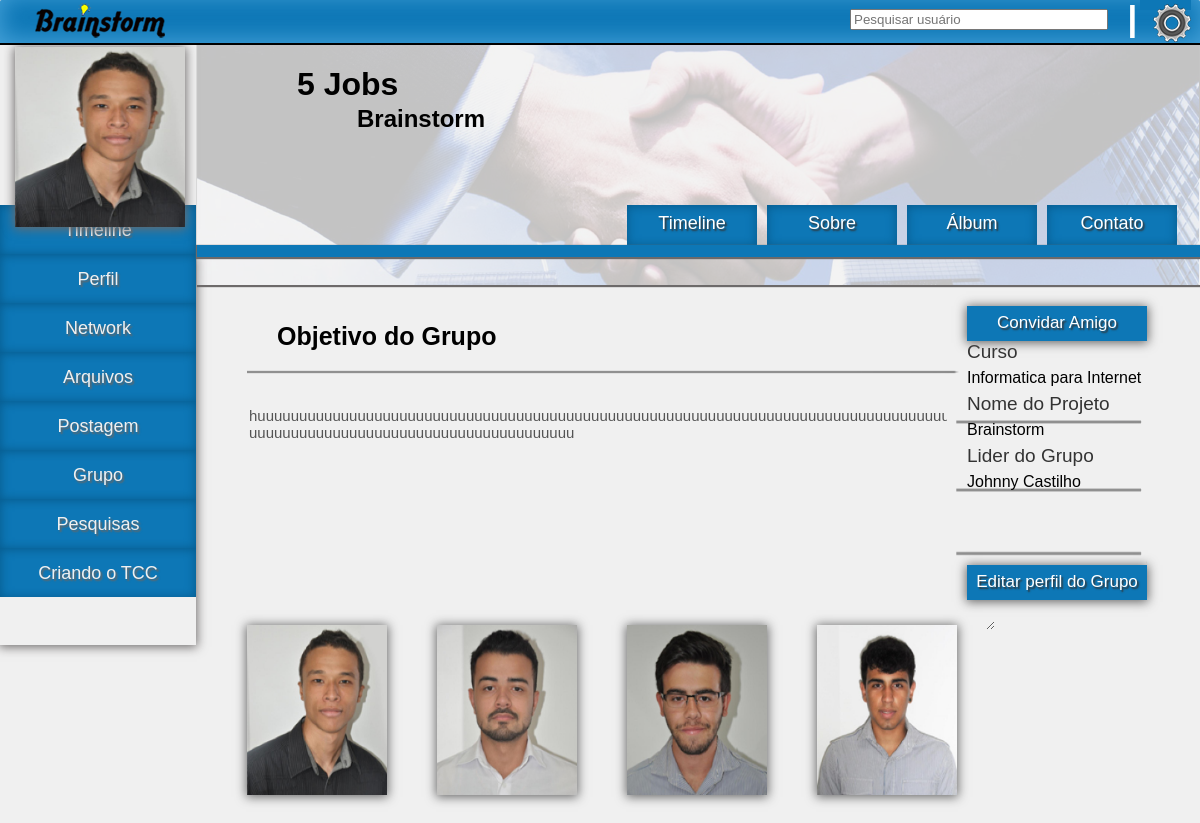
The app's page /login/grupo_sobre.php (signed in) with its own data.
### tables this page shows
CREATE TABLE IF NOT EXISTS `grupo` (
  `cod_grupo` int(5) NOT NULL AUTO_INCREMENT,
  `id_usuario` int(5) DEFAULT NULL,
  `curso_grupo` varchar(25) DEFAULT NULL,
  `nome_grupo` varchar(20) DEFAULT NULL,
  `id_usuario_lider` int(5) DEFAULT NULL,
  `objetivo_grupo` varchar(300) DEFAULT NULL,
  `tema_grupo` varchar(20) DEFAULT NULL,
  PRIMARY KEY (`cod_grupo`),
  KEY `id_usuario` (`id_usuario`),
  KEY `id_usuario_lider` (`id_usuario_lider`)
);

CREATE TABLE IF NOT EXISTS `usuario` (
  `id_usuario` int(5) NOT NULL AUTO_INCREMENT,
  `cod_grupo` int(5) DEFAULT NULL,
  `login_usuario` varchar(20) DEFAULT NULL,
  `dtnasc_usuario` date DEFAULT NULL,
  `ultimo_acesso_usuario` date DEFAULT NULL,
  `sexo_usuario` varchar(10) DEFAULT NULL,
  `senha_usuario` varchar(15) DEFAULT NULL,
  `endereco_usuario` varchar(50) DEFAULT NULL,
  `nome_usuario` varchar(50) DEFAULT NULL,
  `curso_usuario` varchar(30) DEFAULT NULL,
  `email_usuario` varchar(50) DEFAULT NULL,
  `objetivo_usuario` varchar(300) DEFAULT NULL,
  PRIMARY KEY (`id_usuario`),
  KEY `cod_grupo` (`cod_grupo`)
);

### login/grupo_sobre.php (the view, shortened to what this page needs)
<!doctype html>
<html>
<head>
<link rel="stylesheet" type="text/css" href="css/topo.css" />
<link rel="stylesheet" type="text/css" href="css/conteudo_grupo.css" />
<body>
<div id="pagina">
   				 		<div id="topo">
                        <img src="images/logo.png" class="logo" />
                        <div id="barra_inf"></div>
            			</div>
                         <form class="form_search" action="exibe_pesquisa.php" method="post">
                        	<input type="text" name="searchbox" placeholder="Pesquisar usuário" />
                        </form>
                        <div class="sep"><img src="images/sep.png" height="33" width="5" /></div>
                        <div class="config">
                            <ul class="no-js">
                                <li>
                                    <a class="clicker"><img src="images/engrenagem-hi.png" alt="Icon"></a>
                                </li>
                            </ul>
                        </div>
            <div id="menu_lateral">
            		<div id="foto_perfil">
                    	<?php include ("exibir_foto_perfil.php"); ?>
                    </div>
                    <div id="menu">
                    		<?php include ("verifica_grupo.php"); ?>
                    </div>
            </div>
            <div id="conteudo">
                    <div id="capa_grupo">
                    	<?php
						$busca_grupo_user = "SELECT grupo.cod_grupo,grupo.nome_grupo,grupo.tema_grupo,usuario.cod_grupo,usuario.id_usuario FROM grupo,usuario WHERE usuario.id_usuario = '$_SESSION[id]' AND usuario.cod_grupo = grupo.cod_grupo ";
						$query_grupo_user = mysql_query($busca_grupo_user);
						$result_codgrupo_user = mysql_result($query_grupo_user,0,'cod_grupo');
						$result_nome_grupo = mysql_result($query_grupo_user,0,'nome_grupo');
						$result_tema_grupo = mysql_result($query_grupo_user,0,'tema_grupo');
                    	echo "<h1>$result_nome_grupo</h1>
                        <h2>$result_tema_grupo</h2>
                        <span></span>";
						?>
                        		<div id="menu_grupo">
                            	<a class="timeline" href="grupo.php">Timeline</a>
                                <a class="sobre" href="grupo_sobre.php">Sobre</a>
                                <a class="album" href="grupo_album.php">Álbum</a>
                                <a class="contato" href="grupo_contato.php">Contato</a>
                                </div>
                      </div>
                      <div id="sobre_grupo">
                                        <h1 class="objetivo">Objetivo do Grupo</h1>
                                        <?php
										$verifica_user = "SELECT cod_grupo,id_usuario_lider FROM grupo WHERE cod_grupo = '$result_codgrupo_user' AND id_usuario_lider = '$_SESSION[id]'";
										$query_verifica_user = mysql_query($verifica_user);
										$result_verifica_user = mysql_result($query_verifica_user,0,'id_usuario_lider');
										if ($result_verifica_user == $_SESSION['id']) {
                                        echo "<a href='javascript:' id='clicar' class='editar_grupo'>Editar perfil do Grupo</a>";
										}
										else {}
										?>
                                        <?php
										$verifica_user = "SELECT cod_grupo,id_usuario_lider FROM grupo WHERE cod_grupo = '$result_codgrupo_user' AND id_usuario_lider = '$_SESSION[id]'";
										$query_verifica_user = mysql_query($verifica_user);
										$result_verifica_user = mysql_result($query_verifica_user,0,'id_usuario_lider');
										if ($result_verifica_user == $_SESSION['id']) {
                                        echo "<a href='javascript:' id='clicar_solicit_grupo' class='convite_grupo'>Convidar Amigo</a>";
										}
										else {}
										?>
                                        <img src="images/sep2.png" class="sep_grupo" />
                                        <?php include ("exibe_grupo_objetivo.php"); ?>
                                            <div id="alunos">
                                            <?php include ("exibir_foto_grupo_sobre.php"); ?>
                                            </div>
                                </div>
    		</div>
</body>
</html>

### login/exibe_grupo_objetivo.php (shortened to what this page needs)
<?php
	$busca = "SELECT id_usuario,cod_grupo FROM usuario WHERE id_usuario = '$_SESSION[id]'";
	$query_busca_grupo_user = mysql_query($busca);
	$result_busca_grupo_user = mysql_result($query_busca_grupo_user,0,'cod_grupo');
	$busca_info_grupo = "SELECT cod_grupo,tema_grupo,curso_grupo,id_usuario_lider,objetivo_grupo FROM grupo WHERE cod_grupo = '$result_busca_grupo_user'";
	$query_busca_info_grupo = mysql_query($busca_info_grupo);
	while ($array_info_grupo = mysql_fetch_array($query_busca_info_grupo)) {
		$busca_lider_grupo = "SELECT id_usuario,nome_usuario FROM usuario WHERE id_usuario = '$array_info_grupo[id_usuario_lider]'";
		$query_lider_grupo = mysql_query($busca_lider_grupo) or die (mysql_error());
		$result_lider_grupo = mysql_result($query_lider_grupo,0,'nome_usuario');
			echo "<p class='conteudo_objetivo'><textarea cols='81' rows='13' disabled>$array_info_grupo[objetivo_grupo]</textarea></p>
                                        <img src='images/lateral_perfil_sobre.png' class='img_grupo' />
                                        	<ul class='lateral_grupo'>
                                            	<li class='title'>Curso</li>
                                                <li>$array_info_grupo[curso_grupo]</li>
                                                <li class='title'>Nome do Projeto</li>
                                                <li>$array_info_grupo[tema_grupo]</li>
                                                <li class='title'>Lider do Grupo</li>
                                                <li>$result_lider_grupo</li>
                                            </ul>";
		}
?>

### login/exibir_foto_grupo_sobre.php (shortened to what this page needs)
<?php
$pasta = "imgperfil";
		$open = opendir($pasta);
		while ($arq = readdir($open)) {
			if ($arq <> "." && $arq <> "..") {
				$exp = explode (".",$arq);
				$busca_users_grupo = "SELECT id_usuario,cod_grupo FROM usuario WHERE cod_grupo = '$result_codgrupo_user'";
				$query_busca_users_grupo = mysql_query($busca_users_grupo);
				while ($array_busca_users_grupo = mysql_fetch_array($query_busca_users_grupo)) {
				if ($exp[0] == $array_busca_users_grupo['id_usuario']) {
				echo "<img src='$pasta/$arq' class='group_people' />";
				}
				}
			}
			}
?>

### login/css/topo.css (style rules this page uses)
html,body { margin:0 auto; padding:0; background-color:#f0f0f0; overflow-x:hidden; }
#topo { height:45px; background-color:#0d77b6; width:1200px; position:fixed; box-shadow: 1px -5px 25px #47a3da inset; z-index:2; border-radius:2px; }
#barra_inf { margin:0 auto; padding:0; margin-top:43px; height:2px; background-color:#000; width:1200px; position:fixed; z-index:2; }
.logo { position:absolute; left:20px; margin-top:3px; margin-left:15px; }
.form_search { position:fixed; margin-left:850px; margin-top:9px; z-index:2; }
.form_search input { position:absolute; width:250px; z-index:2; }
.sep { margin-top:5px; position:fixed; margin-left:1130px; z-index:2; }
#pagina { margin:0 auto; padding:0; width:1200px; height:auto; box-shadow: 0px 1px 10px 1px #6d6a6a; }
#menu_lateral { margin-top:45px; position:fixed; width:196px; height:665px; }
#menu { height:390px; width:196px; margin-top:210px; position:absolute; line-height:50px; box-shadow: 0px 1px 10px 1px #6d6a6a; }
.config { position:fixed; margin-left:1100px; margin-top:-12px; width:100px; z-index:10; }
.config ul { font-weight:900; width:170px; }
.config ul li { position:relative; list-style:none; cursor:pointer; }
.config ul .clicker { width:1px; height:1px; background-color:#0d77b6; }
.config img { position:absolute; top:9px; left:12px; }
.config ul { margin-top:5px; }
.config ul li a { transition:background-color 0.2s ease-in-out; -webkit-transition:background-color 0.2s ease-in-out; -moz-transition:background-color 0.2s ease-in-out; display:block; padding:8px 10px 8px 40px; background:#FFF; color:#333; text-decoration:none; }

### records on screen
grupo: nome_grupo "5 Jobs", tema_grupo "Brainstorm", objetivo_grupo "huuuuuuuuuuuuuuuuuuuuuuuuuuuuuuuuuuuuuuuuuuuuuuuuuuuuuuuuuuuuuuuuuuuuuuuuuuuuuuuuuuuuuuuuuuuuuuuuuuuuuuuuuuuuuuuuuuuuuuuuuuuuuuu", curso_grupo "Informatica para Internet", id_usuario_lider.nome_usuario "Johnny Castilho"
usuario: shows a picture
usuario: shows a picture
usuario: shows a picture
usuario: shows a picture
